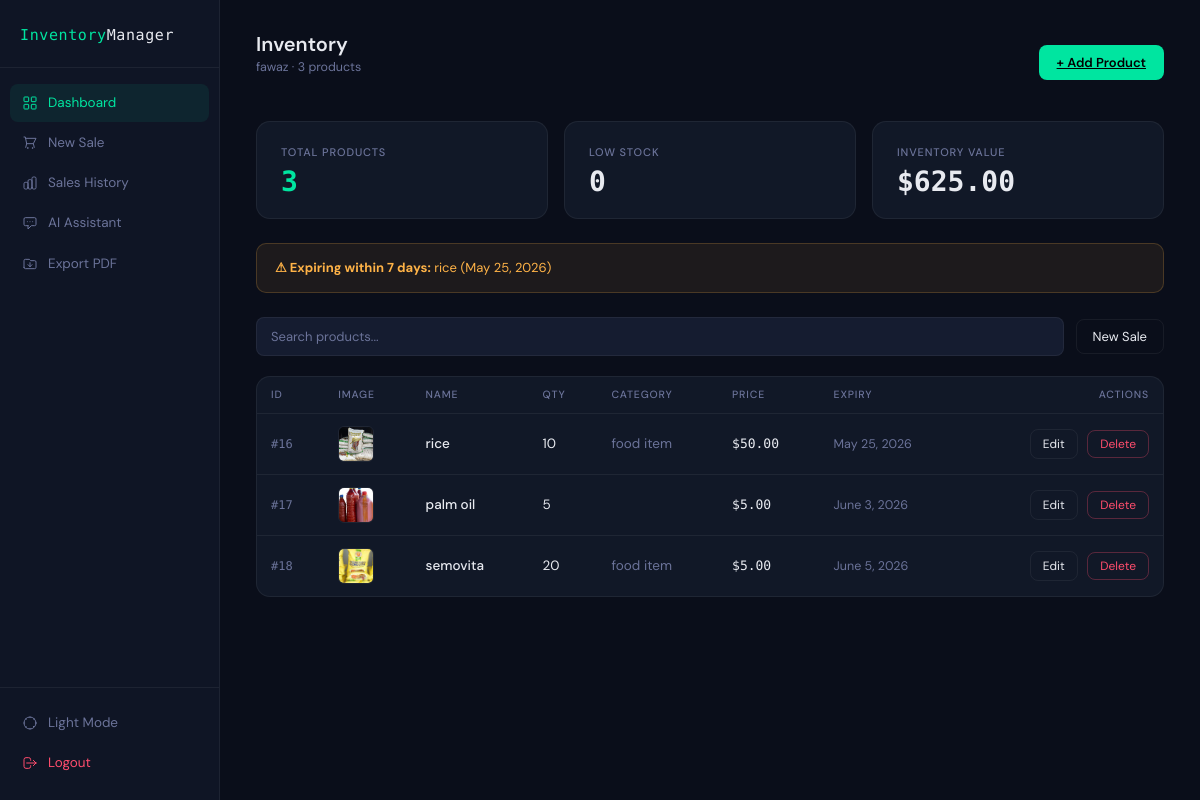
The page /dashboard/ (signed in) on the database its author committed.
### products/models.py (models this page shows, shortened)
class Product(models.Model):
    name = models.CharField(max_length=200)
    quantity = models.IntegerField()
    category = models.ForeignKey("Category", on_delete=models.SET_NULL, null=True, blank=True)
    price = models.DecimalField(max_digits=10, decimal_places=2)
    description = models.TextField(blank=True, null=True)
    created_at = models.DateTimeField(auto_now_add=True)
    user = models.ForeignKey(User, on_delete=models.CASCADE)
    alert_quantity = models.IntegerField(default=5)
    image = models.ImageField(upload_to='products/',blank=True,null=True)
    expiry_date = models.DateField(blank=True, null=True)

class Category(models.Model):
    name = models.CharField(max_length=200)
    class Meta:
        verbose_name_plural = "Categories"

### products/views.py (the view)
# urls.py: path("dashboard/", dashboard, name="dashboard"),
@login_required(login_url="user_login")
def dashboard(request):
    search = request.GET.get("search")
    items = Product.objects.filter(
        user=request.user.id
    ).order_by("id")
    if search:
        items = items.filter(name__icontains=search)
    total_products = items.count()
    low_stock = items.filter(
        quantity__lte=F('alert_quantity')
    ).count()
    inventory_value = sum(
        item.quantity * item.price for item in items
    )
    today = date.today()
    week_ahead = today + timedelta(days=7)
    expiring_soon = items.filter(
        expiry_date__isnull=False,
        expiry_date__lte=week_ahead,
        expiry_date__gte=today
    )
    stock_labels = [item.name for item in items]
    stock_data = [item.quantity for item in items]
    category_counts = {}
    for item in items:
        cat = item.category.name if item.category else "Uncategorized"
        category_counts[cat] = category_counts.get(cat, 0) + 1
    category_labels = list(category_counts.keys())
    category_data = list(category_counts.values())
    return render(
        request,
        "products/dashboard.html",
        {
            "items": items,
            "total_products": total_products,
            "low_stock": low_stock,
            "inventory_value": inventory_value,
            "search": search,
            "stock_labels": json.dumps(stock_labels),
            "stock_data": json.dumps(stock_data),
            "category_labels": json.dumps(category_labels),
            "category_data": json.dumps(category_data),
            "expiring_soon": expiring_soon,
        }
    )

### products/templates/products/dashboard.html (shortened to what this page needs)
{% extends "products/base.html" %}
{% load static %}
{% block content %}
<div style="display:flex; align-items:center; justify-content:space-between; margin-bottom:28px;">
  <div>
    <h1 class="page-title">Inventory</h1>
    <p class="page-sub">{{ request.user.username }} · {{ total_products }} products</p>
  </div>
  <a href="{% url 'add_item' %}" class="btn-accent">+ Add Product</a>
</div>
<div style="display:grid; grid-template-columns:repeat(3,1fr); gap:16px; margin-bottom:24px;">
  <div class="stat-card">
    <div class="stat-label">Total Products</div>
    <div class="stat-value accent">{{ total_products }}</div>
  </div>
  <div class="stat-card">
    <div class="stat-label">Low Stock</div>
    <div class="stat-value {% if low_stock > 0 %}danger{% endif %}">{{ low_stock }}</div>
  </div>
  <div class="stat-card">
    <div class="stat-label">Inventory Value</div>
    <div class="stat-value">${{ inventory_value|floatformat:2 }}</div>
  </div>
</div>
{% if expiring_soon %}
<div class="alert-warn mb-4">
  <strong>⚠ Expiring within 7 days:</strong>
  {% for item in expiring_soon %} {{ item.name }} ({{ item.expiry_date }}){% if not forloop.last %},{% endif %}{% endfor %}
</div>
{% endif %}
<div style="display:flex; gap:12px; margin-bottom:20px; align-items:center;">
  <form method="GET" style="flex:1;">
    <input type="text" name="search" class="search-input" placeholder="Search products..." value="{{ search|default:'' }}">
  </form>
  <a href="{% url 'sales_page' %}" class="btn-outline">New Sale</a>
</div>
<div class="table-card">
  <table class="data-table">
    <thead>
      <tr>
        <th>ID</th>
        <th>Image</th>
        <th>Name</th>
        <th>Qty</th>
        <th>Category</th>
        <th>Price</th>
        <th>Expiry</th>
        <th style="text-align:right">Actions</th>
      </tr>
    </thead>
    <tbody>
      {% for item in items %}
      <tr>
        <td style="color:var(--muted); font-family:'DM Mono',monospace; font-size:12px;">#{{ item.id }}</td>
        <td>
          {% if item.image %}
          <img src="{{ item.image.url }}" style="width:36px;height:36px;object-fit:cover;border-radius:6px;border:1px solid var(--border);">
          {% endif %}
        </td>
        <td style="font-weight:500;">{{ item.name }}</td>
        <td>
          {{ item.quantity }}
        </td>
        <td style="color:var(--muted);">{{ item.category.name }}</td>
        <td style="font-family:'DM Mono',monospace; font-size:13px;">${{ item.price }}</td>
        <td style="color:var(--muted); font-size:12.5px;">
          {% if item.expiry_date %}{{ item.expiry_date }}{% else %}—{% endif %}
        </td>
        <td style="text-align:right;">
          <a href="{% url 'edit_item' item.id %}" class="btn-outline" style="padding:5px 12px; font-size:12px;">Edit</a>
          <a href="{% url 'delete_item' item.id %}" class="btn-danger-outline" style="padding:5px 12px; font-size:12px; margin-left:6px;">Delete</a>
        </td>
      </tr>
      {% endfor %}
    </tbody>
  </table>
</div>
{% endblock content %}

### products/templates/products/base.html (shortened to what this page needs)
<!DOCTYPE html>
<html lang="en">
<head>
  <link href="https://cdn.jsdelivr.net/npm/bootstrap@5.3.0/dist/css/bootstrap.min.css" rel="stylesheet">
</head>
<body>
<div class="sidebar">
  <div class="sidebar-brand">Inventory<span>Manager</span></div>
  <nav class="sidebar-nav">
    <a href="{% url 'dashboard' %}" class="nav-link {% if request.resolver_match.url_name == 'dashboard' %}active{% endif %}">
      Dashboard
    </a>
    <a href="{% url 'sales_page' %}" class="nav-link {% if request.resolver_match.url_name == 'sales_page' %}active{% endif %}">
      <svg fill="none" stroke="currentColor" viewBox="0 0 24 24"><path stroke-linecap="round" stroke-linejoin="round" stroke-width="1.5" d="M3 3h2l.4 2M7 13h10l4-8H5.4M7 13L5.4 5M7 13l-1.4 5.6M17 13l1.4 5.6M9 19.5a.5.5 0 11-1 0 .5.5 0 011 0zm7 0a.5.5 0 11-1 0 .5.5 0 011 0z"/></svg>
      New Sale
    </a>
    <a href="{% url 'sales_history' %}" class="nav-link {% if request.resolver_match.url_name == 'sales_history' %}active{% endif %}">
      Sales History
    </a>
    <a href="{% url 'chat_page' %}" class="nav-link {% if request.resolver_match.url_name == 'chat_page' %}active{% endif %}">
      <svg fill="none" stroke="currentColor" viewBox="0 0 24 24"><path stroke-linecap="round" stroke-linejoin="round" stroke-width="1.5" d="M8 10h.01M12 10h.01M16 10h.01M9 16H5a2 2 0 01-2-2V6a2 2 0 012-2h14a2 2 0 012 2v8a2 2 0 01-2 2h-5l-5 5v-5z"/></svg>
      AI Assistant
    </a>
    <a href="{% url 'inventory_pdf_preview' %}" class="nav-link" target="_blank">
      <svg fill="none" stroke="currentColor" viewBox="0 0 24 24"><path stroke-linecap="round" stroke-linejoin="round" stroke-width="1.5" d="M12 10v6m0 0l-3-3m3 3l3-3M3 17V7a2 2 0 012-2h6l2 2h6a2 2 0 012 2v8a2 2 0 01-2 2H5a2 2 0 01-2-2z"/></svg>
      Export PDF
    </a>
  </nav>
  <div class="sidebar-footer">
    <button onclick="toggleTheme()" id="theme-btn" class="nav-link" style="width:100%; background:none; border:none; cursor:pointer; text-align:left;">
      <span id="theme-label">Light Mode</span>
    </button>
    <a href="{% url 'user_logout' %}" class="nav-link" style="color: var(--danger);">
      <svg fill="none" stroke="currentColor" viewBox="0 0 24 24"><path stroke-linecap="round" stroke-linejoin="round" stroke-width="1.5" d="M17 16l4-4m0 0l-4-4m4 4H7m6 4v1a3 3 0 01-3 3H6a3 3 0 01-3-3V7a3 3 0 013-3h4a3 3 0 013 3v1"/></svg>
      Logout
    </a>
  </div>
</div>
<div class="main-wrap">
  {% block content %}{% endblock content %}
</div>
</body>
</html>

### products/templates/products/base.html (style rules this page uses)
:root { --bg: #0a0e1a; --bg2: #0f1525; --bg3: #151c30; --border: rgba(255,255,255,0.06); --accent: #00e5a0; --accent2: #0066ff; --danger: #ff4d6d; --warning: #ffb347; --text: #e8eaf0; --muted: #6b7399; --card: #111827; }
* { box-sizing: border-box; }
body { background: var(--bg); color: var(--text); font-family: 'DM Sans', sans-serif; min-height: 100vh; margin: 0; }
.sidebar { width: 220px; min-height: 100vh; background: var(--bg2); border-right: 1px solid var(--border); position: fixed; top: 0; left: 0; display: flex; flex-direction: column; padding: 0; z-index: 100; }
.sidebar-brand { padding: 24px 20px 20px; border-bottom: 1px solid var(--border); font-family: 'DM Mono', monospace; font-size: 15px; font-weight: 500; letter-spacing: 0.04em; color: var(--accent); }
.sidebar-brand span { color: var(--text); }
.sidebar-nav { padding: 16px 10px; flex: 1; }
.nav-link { display: flex; align-items: center; gap: 10px; padding: 9px 12px; border-radius: 8px; color: var(--muted); font-size: 13.5px; font-weight: 400; text-decoration: none; transition: all 0.15s; margin-bottom: 2px; }
.nav-link:hover, .nav-link.active { background: rgba(0,229,160,0.08); color: var(--accent); }
.nav-link svg { width: 16px; height: 16px; flex-shrink: 0; }
.sidebar-footer { padding: 16px 10px; border-top: 1px solid var(--border); }
.main-wrap { margin-left: 220px; padding: 32px 36px; min-height: 100vh; }
.stat-card { background: var(--card); border: 1px solid var(--border); border-radius: 14px; padding: 22px 24px; transition: border-color 0.2s; }
.stat-label { font-size: 11px; font-weight: 500; letter-spacing: 0.08em; text-transform: uppercase; color: var(--muted); margin-bottom: 8px; }
.stat-value { font-size: 28px; font-weight: 600; font-family: 'DM Mono', monospace; color: var(--text); line-height: 1; }
.stat-value.accent { color: var(--accent); }
.data-table { width: 100%; border-collapse: collapse; }
.data-table th { font-size: 10.5px; letter-spacing: 0.08em; text-transform: uppercase; color: var(--muted); font-weight: 500; padding: 10px 14px; border-bottom: 1px solid var(--border); white-space: nowrap; }
.data-table td { padding: 12px 14px; font-size: 13.5px; border-bottom: 1px solid var(--border); color: var(--text); vertical-align: middle; }
.data-table tr:last-child td { border-bottom: none; }
.btn-accent { background: var(--accent); color: #000; border: none; padding: 8px 18px; border-radius: 8px; font-size: 13px; font-weight: 600; cursor: pointer; transition: opacity 0.15s; }
.btn-outline { background: transparent; color: var(--text); border: 1px solid var(--border); padding: 7px 16px; border-radius: 8px; font-size: 13px; font-weight: 400; cursor: pointer; transition: all 0.15s; text-decoration: none; display: inline-flex; align-items: center; gap: 6px; }
.btn-danger-outline { background: transparent; color: var(--danger); border: 1px solid rgba(255,77,109,0.3); padding: 7px 16px; border-radius: 8px; font-size: 13px; font-weight: 400; cursor: pointer; transition: all 0.15s; text-decoration: none; }
.search-input { background: var(--bg3); border: 1px solid var(--border); border-radius: 8px; color: var(--text); padding: 9px 14px; font-size: 13px; font-family: 'DM Sans', sans-serif; width: 100%; transition: border-color 0.15s; outline: none; }
.search-input::placeholder { color: var(--muted); }
.alert-warn { background: rgba(255,179,71,0.08); border: 1px solid rgba(255,179,71,0.2); border-radius: 10px; padding: 14px 18px; color: var(--warning); font-size: 13px; }
.page-title { font-size: 20px; font-weight: 600; color: var(--text); margin: 0; }
.page-sub { font-size: 12.5px; color: var(--muted); margin-top: 2px; }
.table-card { background: var(--card); border: 1px solid var(--border); border-radius: 14px; overflow: hidden; }

### rows shown on the page
Product: name "rice", expiry_date "May 25, 2026", id "16", image (picture), quantity "10", category.name "food item", price "50.00"
Product: id "17", image (picture), name "palm oil", quantity "5", price "5.00", expiry_date "June 3, 2026"
Product: id "18", image (picture), name "semovita", quantity "20", category.name "food item", price "5.00", expiry_date "June 5, 2026"

### other values the page prints
{{ request.user.username }} "fawaz"
{{ total_products }} "3"
{{ low_stock }} "0"
{{ inventory_value|floatformat:2 }} "625.00"
